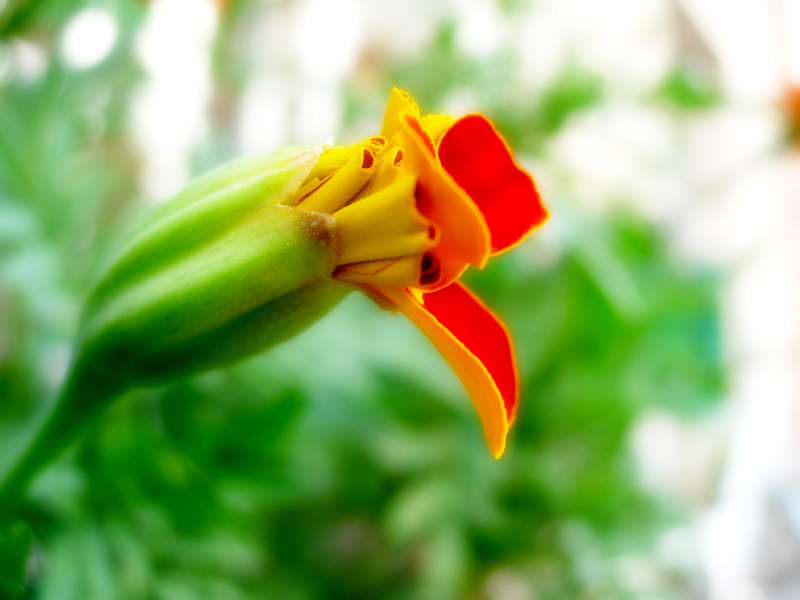
#> input picture 01-image-toolkit/examples/sample.jpeg, 1600 x 1200 px (shown at 1/2 size)
$ python image_toolkit.py
#> lines starting #> are read from the running program, lines starting #| are printed output that depends on the picture
from PIL import Image
import io
import os


# ============================================================
# PYTHON IMAGE TOOLKIT
# ============================================================
#
# A beginner-friendly image utility that can:
#
# 1. Resize an image
# 2. Compress an image to a target file size
# 3. Resize AND compress an image
# 4. Convert an image to grayscale
#
# The user enters the required dimensions and file size
# when the program runs.
# ============================================================


print()
print("================================")
print("      PYTHON IMAGE TOOLKIT")
print("================================")
print()


# ============================================================
# GET INPUT FILE
# ============================================================

input_file = input(
    "Enter the path or filename of the image: "
).strip()
#> the answer given: examples/sample.jpeg


# Check whether the file exists

if not os.path.isfile(input_file):
    print()
    print("ERROR: The image file could not be found.")
    print("Please check the filename or path and try again.")
    raise SystemExit


# ============================================================
# CHOOSE OPERATION
# ============================================================

print()
print("What would you like to do?")
print()
print("1 - Resize image")
print("2 - Compress image")
print("3 - Resize AND compress image")
print("4 - Convert image to grayscale")
print()


while True:

    choice = input("Enter your choice (1-4): ").strip()

    if choice in ["1", "2", "3", "4"]:
        break

    print("Please enter 1, 2, 3 or 4.")
#> this loop made 1 pass; the answer given on pass 1: 1


# ============================================================
# OPEN IMAGE
# ============================================================

try:
    image = Image.open(input_file)
#> image is the input picture: PIL image 1600x1200 RGB; mean R, G, B 146.2, 173.9, 106.6

except Exception as error:
    print()
    print("ERROR: The file could not be opened as an image.")
    print(error)
    raise SystemExit


original_width, original_height = image.size
#> original_width = 1600; original_height = 1200

original_file_size = os.path.getsize(input_file) / 1024


print()
print("--------------------------------")
print("ORIGINAL IMAGE")
print("--------------------------------")

print(
    "Dimensions:",
    original_width,
    "x",
    original_height
)
#| Dimensions: 1600 x 1200

print(
    "File size:",
    round(original_file_size, 2),
    "KB"
)


# Convert to RGB so the result can be saved as JPEG.
#
# Some images, such as PNG files, may use RGBA colour mode.
# JPEG does not support RGBA.

image = image.convert("RGB")


# ============================================================
# RESIZE
# ============================================================

if choice == "1" or choice == "3":

    print()
    print("--------------------------------")
    print("RESIZE SETTINGS")
    print("--------------------------------")


    # --------------------------------------------------------
    # GET WIDTH
    # --------------------------------------------------------

    while True:

        try:

            target_width = int(
                input("Enter target width in pixels: ")
            )

            if target_width > 0:
                break

            print("Width must be greater than 0.")

        except ValueError:

            print("Please enter a whole number.")


    # --------------------------------------------------------
    # GET HEIGHT
    # --------------------------------------------------------

    while True:

        try:

            target_height = int(
                input("Enter target height in pixels: ")
            )

            if target_height > 0:
                break

            print("Height must be greater than 0.")

        except ValueError:

            print("Please enter a whole number.")


    # --------------------------------------------------------
    # CHOOSE RESIZE MODE
    # --------------------------------------------------------

    print()
    print("How should the image be resized?")
    print()
    print("1 - Keep aspect ratio")
    print("    Fits inside the width and height you entered.")
    print()
    print("2 - Exact dimensions")
    print("    Forces the image to the exact width and height.")
    print("    This may distort the image.")
    print()


    while True:

        resize_mode = input(
            "Enter your choice (1-2): "
        ).strip()

        if resize_mode in ["1", "2"]:
            break

        print("Please enter 1 or 2.")


    # --------------------------------------------------------
    # PERFORM RESIZE
    # --------------------------------------------------------

    if resize_mode == "1":

        image.thumbnail(
            (target_width, target_height),
            Image.Resampling.LANCZOS
        )
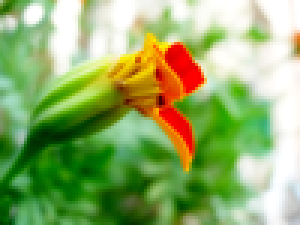
#> image: PIL image 100x75 RGB (shown 3 times larger); mean R, G, B 146.3, 173.9, 106.7

    else:

        image = image.resize(
            (target_width, target_height),
            Image.Resampling.LANCZOS
        )


# ============================================================
# GRAYSCALE
# ============================================================

if choice == "4":

    image = image.convert("L")


# ============================================================
# CREATE OUTPUT FILENAME
# ============================================================

input_directory = os.path.dirname(input_file)

input_name = os.path.basename(input_file)

name_without_extension = os.path.splitext(input_name)[0]


if choice == "1":

    output_name = (
        name_without_extension
        + "_resized.jpg"
    )

elif choice == "2":

    output_name = (
        name_without_extension
        + "_compressed.jpg"
    )

elif choice == "3":

    output_name = (
        name_without_extension
        + "_resized_compressed.jpg"
    )

else:

    output_name = (
        name_without_extension
        + "_grayscale.jpg"
    )


output_file = os.path.join(
    input_directory,
    output_name
)


# ============================================================
# COMPRESSION
# ============================================================

if choice == "2" or choice == "3":

    print()
    print("--------------------------------")
    print("COMPRESSION SETTINGS")
    print("--------------------------------")


    # --------------------------------------------------------
    # GET TARGET FILE SIZE
    # --------------------------------------------------------

    while True:

        try:

            target_kb = float(
                input(
                    "Enter maximum output file size in KB: "
                )
            )

            if target_kb > 0:
                break

            print(
                "Target file size must be greater than 0."
            )

        except ValueError:

            print(
                "Please enter a number, for example 200."
            )


    target_bytes = target_kb * 1024


    # Start with high JPEG quality.
    #
    # If the resulting image is too large, progressively
    # reduce the quality until the requested file size
    # is reached.

    quality = 95

    minimum_quality = 5

    final_buffer = None
    final_size = None
    final_quality = None


    while quality >= minimum_quality:

        buffer = io.BytesIO()

        image.save(
            buffer,
            format="JPEG",
            quality=quality,
            optimize=True
        )

        current_size = buffer.tell()


        if current_size <= target_bytes:

            final_buffer = buffer

            final_size = current_size

            final_quality = quality

            break


        quality -= 5


    # --------------------------------------------------------
    # SAVE COMPRESSED IMAGE
    # --------------------------------------------------------

    if final_buffer is not None:

        with open(output_file, "wb") as file:

            file.write(
                final_buffer.getvalue()
            )


        print()
        print("--------------------------------")
        print("RESULT")
        print("--------------------------------")

        print(
            "New dimensions:",
            image.size[0],
            "x",
            image.size[1]
        )

        print(
            "Target file size:",
            target_kb,
            "KB"
        )

        print(
            "Final file size:",
            round(final_size / 1024, 2),
            "KB"
        )

        print(
            "JPEG quality used:",
            final_quality
        )

        print(
            "Saved as:",
            output_file
        )


    else:

        print()
        print("--------------------------------")
        print("TARGET COULD NOT BE REACHED")
        print("--------------------------------")

        print()

        print(
            "The image could not be reduced below",
            target_kb,
            "KB without going below the minimum",
            "JPEG quality."
        )

        print()

        print("Try one of the following:")

        print(
            "- Increase the target file size."
        )

        print(
            "- Resize the image to smaller dimensions."
        )


# ============================================================
# SAVE RESIZED OR GRAYSCALE IMAGE
# ============================================================

else:

    image.save(
        output_file,
        format="JPEG",
        quality=95,
        optimize=True
    )


    final_size = os.path.getsize(
        output_file
    ) / 1024


    print()
    print("--------------------------------")
    print("RESULT")
    print("--------------------------------")


    print(
        "New dimensions:",
        image.size[0],
        "x",
        image.size[1]
    )
#| New dimensions: 100 x 75


    print(
        "Final file size:",
        round(final_size, 2),
        "KB"
    )


    print(
        "Saved as:",
        output_file
    )


# ============================================================
# FINISHED
# ============================================================

print()
print("Finished!")
print()
